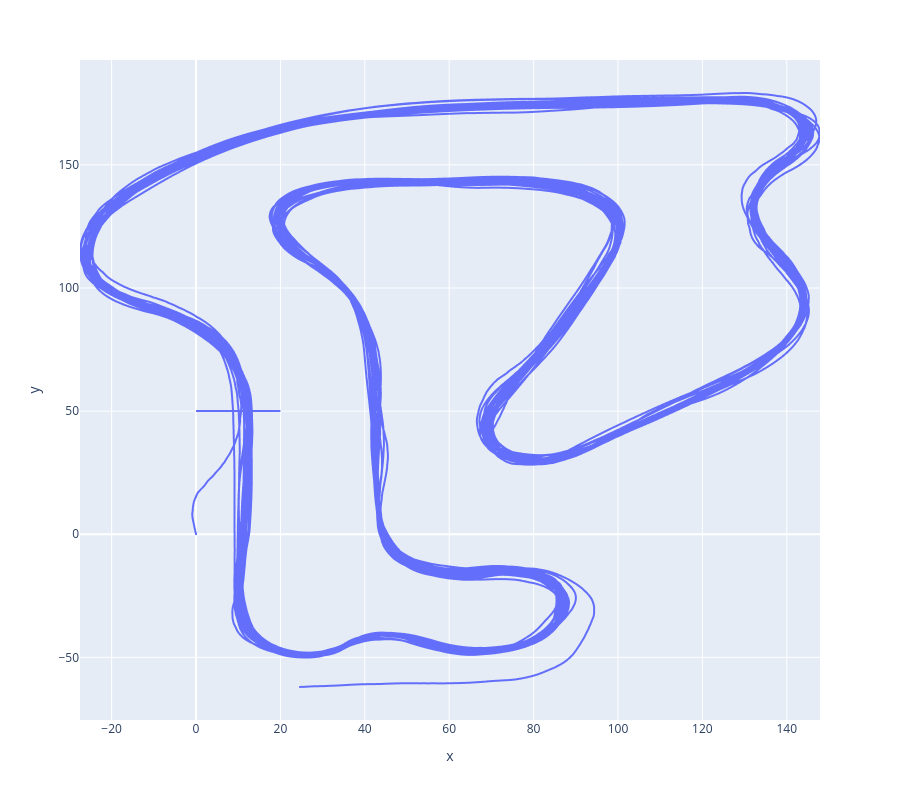

Notebook code cell kept with this figure:
### Code cell
cs = CoordinateSystem(samples[0])

laps = Laps()
laps.set_coordinate_system(cs)

start_time = pd.to_datetime(samples[0].timestamp_ms, unit="ms")
for s in samples:
    t = (pd.to_datetime(s.timestamp_ms, unit="ms") - start_time).total_seconds()
    laps.add_point(s, t)


def locate_timestamp(timestamp: pd.Timestamp | float):
    if not isinstance(timestamp, pd.Timestamp):
        timestamp = start_time + pd.to_timedelta(timestamp, unit="s")
    assert isinstance(timestamp, pd.Timestamp)
    for f in file_paths:
        if start_of_file[f] <= timestamp < end_of_file[f]:
            return f, timestamp - start_of_file[f]


fig = px.line(x=[cs.local(s).x for s in samples], y=[cs.local(s).y for s in samples])
fig.add_trace(
    px.line(
        x=[laps.sectors.start_line.first.x, laps.sectors.start_line.second.x],
        y=[laps.sectors.start_line.first.y, laps.sectors.start_line.second.y],
    ).data[0]
)

# Play around to set right start line.
s1, s2 = Point(x=20, y=50), Point(x=0, y=50)
# s3, s4 = Point(x=100, y=-80), Point(x=105, y=-65)
# s5, s6 = Point(x=191, y=-160), Point(x=197, y=-190)

fig.add_trace(px.line(x=[s1.x, s2.x], y=[s1.y, s2.y]).data[0])
# fig.add_trace(px.line(x=[s3.x, s4.x], y=[s3.y, s4.y]).data[0])
# fig.add_trace(px.line(x=[s5.x, s6.x], y=[s5.y, s6.y]).data[0])
fig.update_layout(height=800)

### Figure 1 — Plotly figure (JSON) as saved in the notebook; plotly's stock layout.template omitted (floating-point values rounded to 4 significant figures; data arrays with more than 128 entries replaced by an {"elided": "..."} marker saying what was removed)
{"data": [{"hovertemplate": "x=%{x}<br>y=%{y}<extra></extra>", "legendgroup": "", "line": {"color": "#636efa", "dash": "solid"}, "marker": {"symbol": "circle"}, "mode": "lines", "name": "", "showlegend": false, "type": "scattergl", "x": {"elided": "18397 float values"}, "xaxis": "x", "y": {"elided": "18397 float values"}, "yaxis": "y"}, {"hovertemplate": "x=%{x}<br>y=%{y}<extra></extra>", "legendgroup": "", "line": {"color": "#636efa", "dash": "solid"}, "marker": {"symbol": "circle"}, "mode": "lines", "name": "", "orientation": "v", "showlegend": false, "type": "scatter", "x": [0.0, 0.0], "xaxis": "x", "y": [0.0, 0.0], "yaxis": "y"}, {"hovertemplate": "x=%{x}<br>y=%{y}<extra></extra>", "legendgroup": "", "line": {"color": "#636efa", "dash": "solid"}, "marker": {"symbol": "circle"}, "mode": "lines", "name": "", "orientation": "v", "showlegend": false, "type": "scatter", "x": [20.0, 0.0], "xaxis": "x", "y": [50.0, 50.0], "yaxis": "y"}], "layout": {"height": 800, "legend": {"tracegroupgap": 0}, "margin": {"t": 60}, "xaxis": {"anchor": "y", "domain": [0, 1], "title": {"text": "x"}}, "yaxis": {"anchor": "x", "domain": [0, 1], "title": {"text": "y"}}}}
